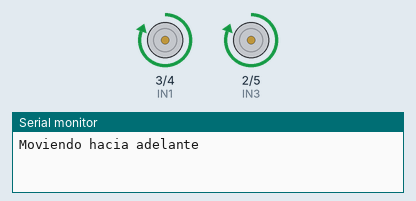
Bench run of a sketch on a simulated Arduino Uno, built with avr-gcc and run on an emulated ATmega328P. Shown: motor-driver pin pairs drawn as motors (green arrow = first pin HIGH = forward, orange = second pin HIGH = backward, longer = more drive, scaled by the enable pin), the last lines printed to the serial monitor.

Above: at 2.5 s.
At 7.5 s:
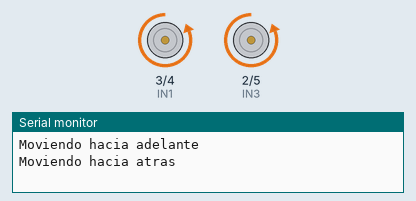
Timing chart, 0 to 13.0 s (numbered marks = the images above):
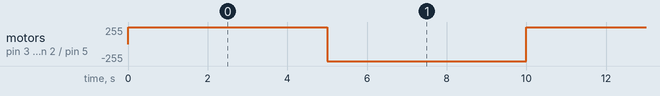

Measured:
- by itself, motor on pin 3 (IN1) / pin 4 (IN2), motor on pin 2 (IN3) / pin 5 (IN4): alternates forward 255/255 for 5.0 s and backward 255/255 for 5.0 s

The sketch:

prueba_de_motores.ino
```cpp
#define ENA 10
#define ENB 11
#define IN1 3
#define IN2 4
#define IN3 2
#define IN4 5

int velocidad = 255;

void setup() {
  pinMode(IN1, OUTPUT);
  pinMode(IN2, OUTPUT);
  pinMode(IN3, OUTPUT);
  pinMode(IN4, OUTPUT);
  pinMode(ENA, OUTPUT);
  pinMode(ENB, OUTPUT);

  Serial.begin(9600);
}

void loop() {
  digitalWrite(IN1, HIGH);
  digitalWrite(IN2, LOW);
  digitalWrite(IN3, HIGH);
  digitalWrite(IN4, LOW);
  analogWrite(ENA, velocidad);
  analogWrite(ENB, velocidad);
  Serial.println("Moviendo hacia adelante");
  delay(5000);

  digitalWrite(IN1, LOW);
  digitalWrite(IN2, HIGH);
  digitalWrite(IN3, LOW);
  digitalWrite(IN4, HIGH);
  analogWrite(ENA, velocidad);
  analogWrite(ENB, velocidad);
  Serial.println("Moviendo hacia atras");
  delay(5000);
}
```
